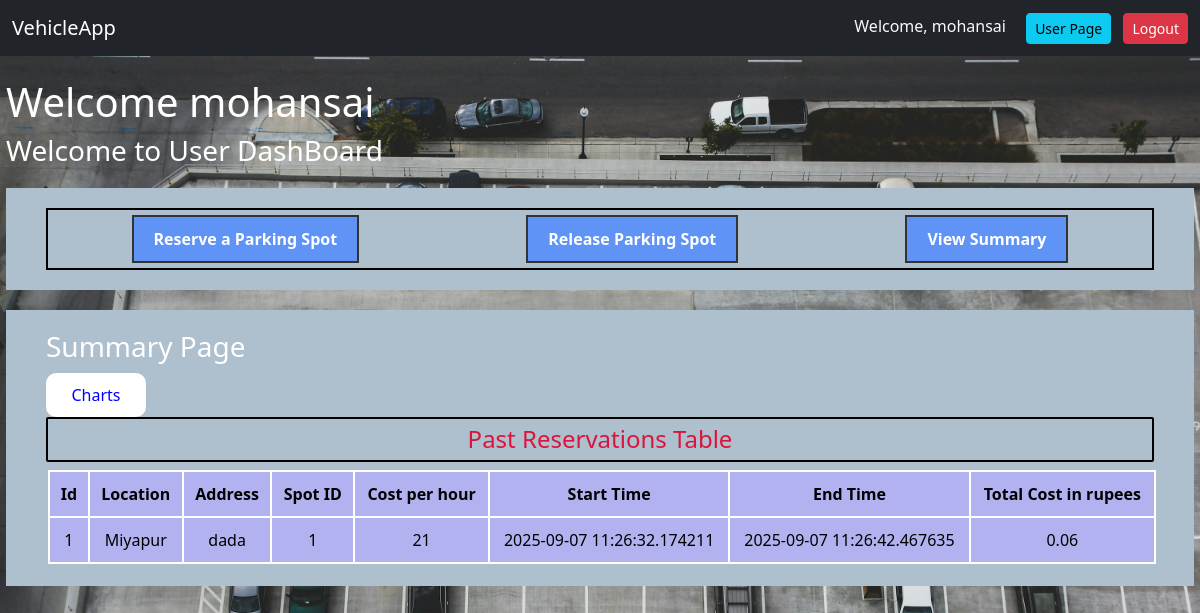
Screenshot of /userpage?action=summary (signed in) with the database file from the repository.
### models.py (models this page shows)
class User(db.Model):
    id= db.Column(db.Integer,primary_key=True)
    username=db.Column(db.String(50), nullable=False,unique=True)
    email=db.Column(db.String(60),nullable=False,unique=True)
    password=db.Column(db.String(100),nullable=False)

class Reservation(db.Model):
    id =db.Column(db.Integer,primary_key=True)
    spot_id=db.Column(db.Integer,db.ForeignKey('parking_spot.id'),nullable=False)
    user_id=db.Column(db.Integer,db.ForeignKey('user.id'),nullable=False)
    parking_timestamp=db.Column(db.DateTime,default= lambda:datetime.now(timezone.utc))
    leaving_timestamp=db.Column(db.DateTime,nullable=True)
    cost_per_unit_time=db.Column(db.Integer,nullable=False,default=10)
    user=db.relationship('User',backref='reservations')
    spot=db.relationship('ParkingSpot',backref='reservations')

class ParkingLot(db.Model):
    id = db.Column(db.Integer,primary_key=True)
    prime_location_name=db.Column(db.String(100),nullable=False)
    price=db.Column(db.Integer,nullable=False)
    address=db.Column(db.String(200),nullable=False)
    pincode=db.Column(db.String(8),nullable=False)
    maximum_number_of_spots=db.Column(db.Integer,nullable=False)
    spots = db.relationship('ParkingSpot', backref='lot', lazy='dynamic')

class ParkingSpot(db.Model):
    id = db.Column(db.Integer,primary_key=True)
    lot_id = db.Column(db.Integer,db.ForeignKey("parking_lot.id"),nullable=False)
    status = db.Column(db.String(1),nullable=False,default='A')

### app.py (the view)
@app.route('/userpage')
def userpage():
    if 'username' not in session or session['username'] == admin_username:
        flash('Access  Denied!')
        return redirect('/login')
    action=request.args.get('action','')
    user=User.query.filter_by(username=session.get('username')).first()
    if action == 'reserve':
        return render_template('userpage.html',action=action,parking_lots=ParkingLot.query.all())
    if action == 'release' :
        active_reserv=Reservation.query.filter_by(user_id=user.id,leaving_timestamp=None).all()
        return render_template('userpage.html',action=action,active_reserv=active_reserv)
    if action == 'summary':
        all_reservs = Reservation.query.filter_by(user_id=user.id).order_by(Reservation.leaving_timestamp.desc()).all()
        return render_template('userpage.html', action=action, all_reservs=all_reservs)
    return render_template('userpage.html',action=action)

### templates/userpage.html (shortened to what this page needs)
{% extends 'base.html'%}
{% block content%}
<link rel="stylesheet" href="{{ url_for('static', filename='styles/userpage.css') }}">
    <h1> Welcome {{session.get('username')}} </h1>
    <h3>Welcome to User DashBoard</h3>
      <div class='user-content'>
         <div class='user-funcs'>
             <a href='{{ url_for('userpage',action='reserve')}}' >Reserve a Parking Spot</a>
             <a href='{{ url_for('userpage',action='release')}}'>Release Parking Spot</a>
             <a href='{{ url_for('userpage',action='summary')}}'>View Summary</a>
         </div>
    </div>
    <div class='user-main-content'>
        {% if action == 'reserve' %}
            {% include 'user_reserve_spot.html' %}
        {% elif action == 'release' %}
            {% include 'user_release_spot.html' %}
        {% elif action == 'summary' %}
            {% include 'user_summary.html' %}
        {% else %}
            <h4> Select a function from the options available </h4>
        {% endif %}
    </div>
{% endblock%}

### templates/base.html (shortened to what this page needs)
<!DOCTYPE html>
<html>
    <head>
        <link href="https://cdn.jsdelivr.net/npm/bootstrap@5.3.3/dist/css/bootstrap.min.css" rel="stylesheet">
    </head>
    <body>
       <nav class="navbar navbar-dark bg-dark fixed-top">
    <div class="container-fluid">
        <a class="navbar-brand" href="/">VehicleApp</a>
        <div>
            {% if not session.get('username') %}
                <a class="btn btn-sm btn-light me-2" href="/login">Login</a>
                <a class="btn btn-sm btn-light" href="/register">Register</a>
            {% else %}
                <span class="navbar-text text-light me-3">
                    Welcome, {{ session['username'] }}
                </span>
                {% if session['username'] == 'admin' %}
                    <a class="btn btn-sm btn-warning me-2" href="/adminpage">Admin Page</a>
                {% else %}
                    <a class="btn btn-sm btn-info me-2" href="/userpage">User Page</a>
                {% endif %}
                <a class="btn btn-sm btn-danger" href="/logout">Logout</a>
            {% endif %}
        </div>
    </div>
</nav>
    <br><br><br>
        {% block content %}
        {% endblock %}
    </body>
</html>

### templates/user_summary.html
<h3>Summary Page</h3>
<div style="padding:10px; width:100px; border-radius:10px; text-align:center;background-color:white;margin-top:10px;">
    <a href='{{ url_for('user_pie_chart') }}' style="text-decoration:none;color:blue;"> Charts </a>
</div>
<h4> Past Reservations Table </h4>
{% if all_reservs %}
<table border='2' cellpadding='10' class='summary-table'>
    <tr>
        <th>Id</th>
        <th>Location</th>
        <th>Address</th>
        <th>Spot ID</th>
        <th>Cost per hour</th>
        <th>Start Time</th>
        <th>End Time</th>
        <th>Total Cost in rupees</th>
    </tr>
    {% for reserv in all_reservs %}
    <tr>
        <td>{{ reserv.id }}</td>
        {% if reserv.spot and reserv.spot.lot %}
            <td>{{ reserv.spot.lot.prime_location_name }}</td>
            <td>{{ reserv.spot.lot.address }}</td>
            <td>{{ reserv.spot.id }}</td>
        {% else %}
            <td colspan="3" style="color:red;">Spot/Lot Deleted</td>
        {% endif %}
        <td>{{ reserv.cost_per_unit_time }}</td>
        <td>{{ reserv.parking_timestamp }}</td>
        <td>
            {% if reserv.leaving_timestamp %}
                {{ reserv.leaving_timestamp }}
            {% else %}
                Still Occupied
            {% endif %}
        </td>
        <td>
            {% if reserv.leaving_timestamp %}
                {{ ((reserv.leaving_timestamp - reserv.parking_timestamp).total_seconds() / 3600 * reserv.cost_per_unit_time)|round(2) }}
            {% else %}
                Still Occupied
            {% endif %}
        </td>
    </tr>
    {% endfor %}
</table>
{% else %}
<p>No Reservations yet</p>
{% endif %}

### static/styles/userpage.css (style rules this page uses)
body { margin:6px; box-sizing: border-box; }
.user-content, .user-main-content { padding: 20px 40px; background-color: rgb(174, 191, 205); margin: 20px auto; }
.user-funcs { display: flex; justify-content: space-around; flex-wrap: wrap; border: 2px solid black; }
.user-funcs a { display: inline-block; border: 2px solid #333; padding: 10px 20px; margin: 5px; background-color: rgba(75, 137, 255, 0.8); text-decoration: none; color: white; font-weight: bold; }
.user-main-content h4 { text-align: center; color: crimson; border: 2px solid black; padding: 6px; border-radius: 2px; }
.summary-table { text-align: center; width:100%; margin:2px; background-color:rgb(178, 178, 240); color:black; }
.summary-table th { border:2px solid rgb(255, 255, 255); }
.summary-table td { border:2px solid white; }

### templates/base.html (style rules this page uses)
body { background-image:url('static/images/bg-image.jpeg'); background-size: cover; color:white; margin:18px; }

### rows the page displays
User: username "mohansai", get "mohansai"
Reservation: id "1", spot.lot.prime_location_name "Miyapur", spot.lot.address "dada", spot.id "1", cost_per_unit_time "21", parking_timestamp "2025-09-07 11:26:32.174211", leaving_timestamp "2025-09-07 11:26:42.467635", leaving_timestamp+parking_timestamp+cost_per_unit_time "0.06"
